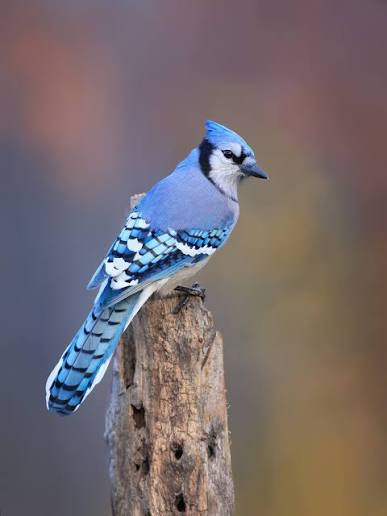
#> input picture examples/input/blue_jay.jpg, 387 x 516 px, found by its file name; its folder holds only this picture in this run
$ python make_reference_outputs.py
#> lines starting #> are read from the running program, lines starting #| are printed output that depends on the picture
"""Makes the reference outputs in examples/output from examples/input.

Run from the project root:  python3 docs/make_reference_outputs.py
Needs: pip install pillow numpy scipy
These images are what your C++ filters should match (small differences in
blur and grayscale are normal depending on the formula you use).
"""
import os
import numpy as np
from PIL import Image
from scipy.ndimage import uniform_filter

IN, OUT = "examples/input/", "examples/output/"
FLIP_ONLY_FOR = {"flip_parrot", "odd_size_staircase"}

def clamp(a): return np.clip(a, 0, 255).astype(np.uint8)
def red(a):   b = a.copy(); b[..., 1:] = 0; return b
def green(a): b = a.copy(); b[..., [0, 2]] = 0; return b
def blue(a):  b = a.copy(); b[..., :2] = 0; return b
def gray(a):
    g = clamp(a[..., 0]*0.299 + a[..., 1]*0.587 + a[..., 2]*0.114)
    return np.stack([g, g, g], -1)
def invert(a): return 255 - a
def bright(d): return lambda a: clamp(a.astype(int) + d)
def blue_blur(a):
    b = a.copy()
    b[..., 2] = clamp(uniform_filter(a[..., 2].astype(float), size=11, mode="nearest"))
    return b

filters = {"red_only": red, "green_only": green, "blue_only": blue,
           "grayscale": gray, "invert": invert,
           "brightness_plus50": bright(50), "brightness_minus50": bright(-50),
           "blue_blur": blue_blur}
flips = {"flip_horizontal": lambda a: a[:, ::-1], "flip_vertical": lambda a: a[::-1]}

for f in sorted(os.listdir(IN)):
    stem = f.rsplit(".", 1)[0]
    a = np.array(Image.open(IN + f).convert("RGB"))
#> a is the input picture: shape (516, 387, 3); mean R, G, B 117.8, 106.8, 109.8
    os.makedirs(OUT + stem, exist_ok=True)
    ops = dict(filters)
    if stem in FLIP_ONLY_FOR:
        ops.update(flips)
    for name, fn in ops.items():
        Image.fromarray(np.ascontiguousarray(fn(a))).save(f"{OUT}{stem}/{stem}_{name}.png")
#> this loop made 8 passes
#> pass 1, `Image.fromarray(np.ascontiguousarray(fn(a))).save(f"{OUT}{stem}/{stem}..`:
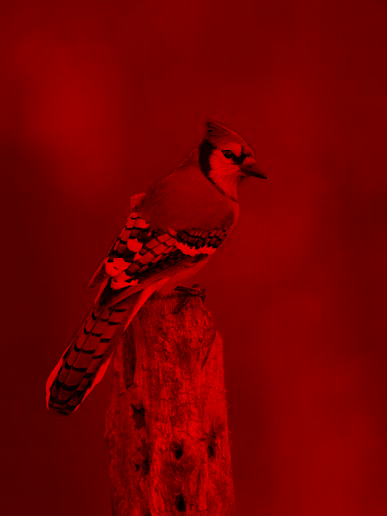
#> saved as blue_jay_red_only.png: PIL image 387x516 RGB; mean R, G, B 117.8, 0, 0
#> pass 2, `Image.fromarray(np.ascontiguousarray(fn(a))).save(f"{OUT}{stem}/{stem}..`:
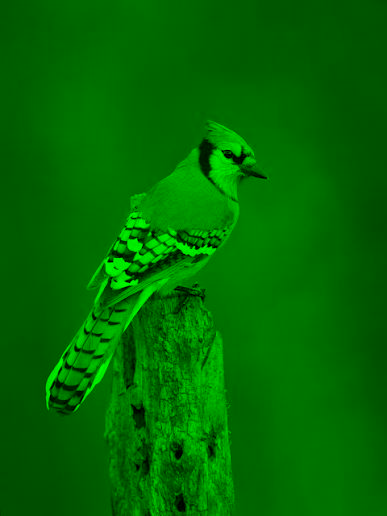
#> saved as blue_jay_green_only.png: PIL image 387x516 RGB; mean R, G, B 0, 106.8, 0

$ run again, on examples/input/sharp_owl.jpg
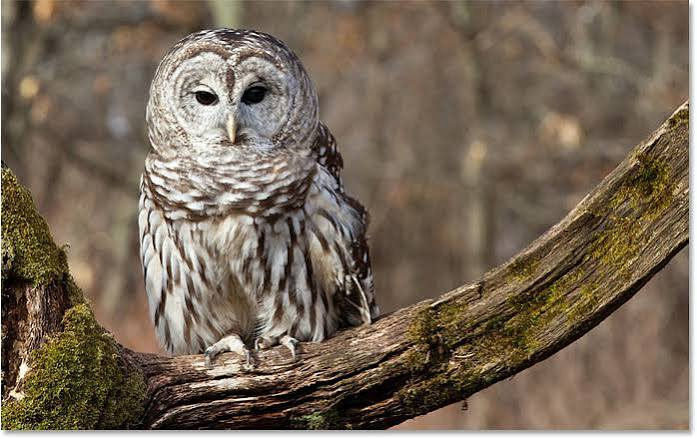
#> input picture examples/input/sharp_owl.jpg, 697 x 439 px, found by its file name
#> a is the input picture: shape (439, 697, 3); mean R, G, B 117.6, 103, 86.7
#> the loop `for name, fn in ops.items():` made 8 passes
#> pass 1, `Image.fromarray(np.ascontiguousarray(fn(a))).save(f"{OUT}{stem}/{stem}..`:
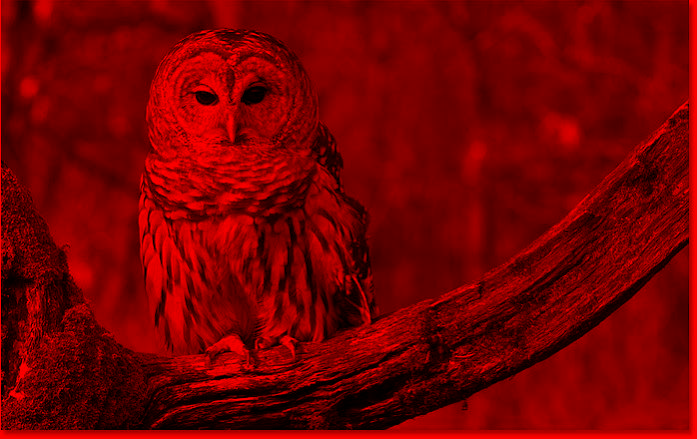
#> saved as sharp_owl_red_only.png: PIL image 697x439 RGB; mean R, G, B 117.6, 0, 0
#> pass 2, `Image.fromarray(np.ascontiguousarray(fn(a))).save(f"{OUT}{stem}/{stem}..`:
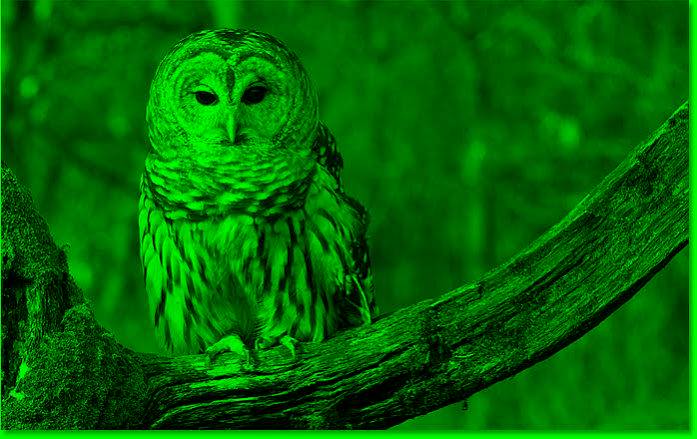
#> saved as sharp_owl_green_only.png: PIL image 697x439 RGB; mean R, G, B 0, 103, 0
